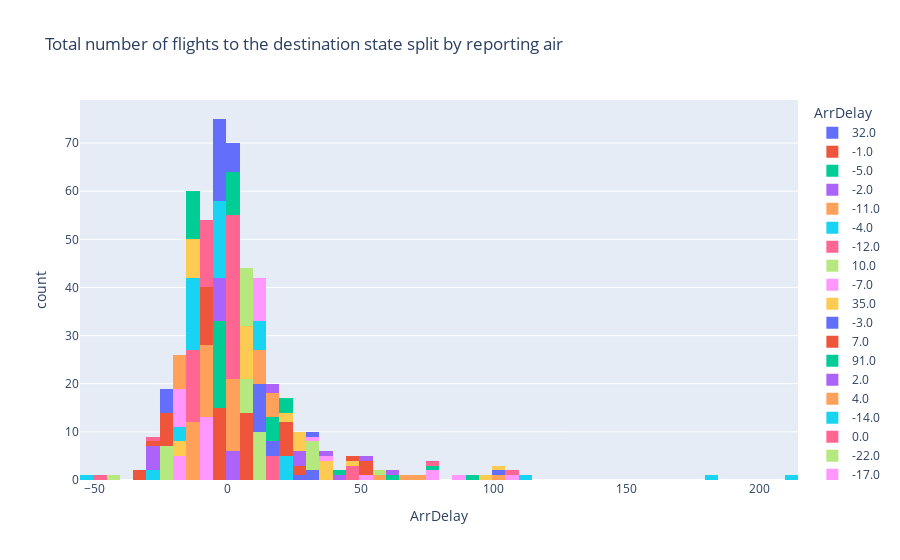

Here is the notebook cell this chart was saved with:
### Markdown cell above
*First we need to set missing values to zero in ArrDelay column.*

### Code cell
data['ArrDelay'] = data['ArrDelay'].fillna(0)

fig = px.histogram(data, x ='ArrDelay', 
                   title = 'Total number of flights to the destination state split by reporting air',
                   color = data['ArrDelay'])

fig.show()

### Figure 1 — Plotly figure (JSON) as saved in the notebook; plotly's stock layout.template omitted (floating-point values rounded to 4 significant figures)
{"data": [{"alignmentgroup": "True", "bingroup": "x", "hovertemplate": "ArrDelay=%{x}<br>count=%{y}<extra></extra>", "legendgroup": "32.0", "marker": {"color": "#636efa", "pattern": {"shape": ""}}, "name": "32.0", "offsetgroup": "32.0", "orientation": "v", "showlegend": true, "type": "histogram", "x": [32, 32], "xaxis": "x", "yaxis": "y"}, {"alignmentgroup": "True", "bingroup": "x", "hovertemplate": "ArrDelay=%{x}<br>count=%{y}<extra></extra>", "legendgroup": "-1.0", "marker": {"color": "#EF553B", "pattern": {"shape": ""}}, "name": "-1.0", "offsetgroup": "-1.0", "orientation": "v", "showlegend": true, "type": "histogram", "x": [-1, -1, -1, -1, -1, -1, -1, -1, -1, -1, -1, -1, -1, -1, -1], "xaxis": "x", "yaxis": "y"}, {"alignmentgroup": "True", "bingroup": "x", "hovertemplate": "ArrDelay=%{x}<br>count=%{y}<extra></extra>", "legendgroup": "-5.0", "marker": {"color": "#00cc96", "pattern": {"shape": ""}}, "name": "-5.0", "offsetgroup": "-5.0", "orientation": "v", "showlegend": true, "type": "histogram", "x": [-5, -5, -5, -5, -5, -5, -5, -5, -5, -5, -5, -5, -5, -5, -5, -5, -5, -5], "xaxis": "x", "yaxis": "y"}, {"alignmentgroup": "True", "bingroup": "x", "hovertemplate": "ArrDelay=%{x}<br>count=%{y}<extra></extra>", "legendgroup": "-2.0", "marker": {"color": "#ab63fa", "pattern": {"shape": ""}}, "name": "-2.0", "offsetgroup": "-2.0", "orientation": "v", "showlegend": true, "type": "histogram", "x": [-2, -2, -2, -2, -2, -2, -2, -2, -2], "xaxis": "x", "yaxis": "y"}, {"alignmentgroup": "True", "bingroup": "x", "hovertemplate": "ArrDelay=%{x}<br>count=%{y}<extra></extra>", "legendgroup": "-11.0", "marker": {"color": "#FFA15A", "pattern": {"shape": ""}}, "name": "-11.0", "offsetgroup": "-11.0", "orientation": "v", "showlegend": true, "type": "histogram", "x": [-11, -11, -11, -11, -11, -11, -11, -11, -11, -11, -11, -11], "xaxis": "x", "yaxis": "y"}, {"alignmentgroup": "True", "bingroup": "x", "hovertemplate": "ArrDelay=%{x}<br>count=%{y}<extra></extra>", "legendgroup": "-4.0", "marker": {"color": "#19d3f3", "pattern": {"shape": ""}}, "name": "-4.0", "offsetgroup": "-4.0", "orientation": "v", "showlegend": true, "type": "histogram", "x": [-4, -4, -4, -4, -4, -4, -4, -4, -4, -4, -4, -4, -4, -4, -4, -4], "xaxis": "x", "yaxis": "y"}, {"alignmentgroup": "True", "bingroup": "x", "hovertemplate": "ArrDelay=%{x}<br>count=%{y}<extra></extra>", "legendgroup": "-12.0", "marker": {"color": "#FF6692", "pattern": {"shape": ""}}, "name": "-12.0", "offsetgroup": "-12.0", "orientation": "v", "showlegend": true, "type": "histogram", "x": [-12, -12, -12, -12, -12, -12, -12, -12, -12, -12, -12, -12, -12, -12, -12], "xaxis": "x", "yaxis": "y"}, {"alignmentgroup": "True", "bingroup": "x", "hovertemplate": "ArrDelay=%{x}<br>count=%{y}<extra></extra>", "legendgroup": "10.0", "marker": {"color": "#B6E880", "pattern": {"shape": ""}}, "name": "10.0", "offsetgroup": "10.0", "orientation": "v", "showlegend": true, "type": "histogram", "x": [10, 10, 10, 10, 10, 10, 10, 10, 10, 10], "xaxis": "x", "yaxis": "y"}, {"alignmentgroup": "True", "bingroup": "x", "hovertemplate": "ArrDelay=%{x}<br>count=%{y}<extra></extra>", "legendgroup": "-7.0", "marker": {"color": "#FF97FF", "pattern": {"shape": ""}}, "name": "-7.0", "offsetgroup": "-7.0", "orientation": "v", "showlegend": true, "type": "histogram", "x": [-7, -7, -7, -7, -7, -7, -7, -7, -7, -7, -7, -7, -7], "xaxis": "x", "yaxis": "y"}, {"alignmentgroup": "True", "bingroup": "x", "hovertemplate": "ArrDelay=%{x}<br>count=%{y}<extra></extra>", "legendgroup": "35.0", "marker": {"color": "#FECB52", "pattern": {"shape": ""}}, "name": "35.0", "offsetgroup": "35.0", "orientation": "v", "showlegend": true, "type": "histogram", "x": [35, 35, 35, 35], "xaxis": "x", "yaxis": "y"}, {"alignmentgroup": "True", "bingroup": "x", "hovertemplate": "ArrDelay=%{x}<br>count=%{y}<extra></extra>", "legendgroup": "-3.0", "marker": {"color": "#636efa", "pattern": {"shape": ""}}, "name": "-3.0", "offsetgroup": "-3.0", "orientation": "v", "showlegend": true, "type": "histogram", "x": [-3, -3, -3, -3, -3, -3, -3, -3, -3, -3, -3, -3, -3, -3, -3, -3, -3], "xaxis": "x", "yaxis": "y"}, {"alignmentgroup": "True", "bingroup": "x", "hovertemplate": "ArrDelay=%{x}<br>count=%{y}<extra></extra>", "legendgroup": "7.0", "marker": {"color": "#EF553B", "pattern": {"shape": ""}}, "name": "7.0", "offsetgroup": "7.0", "orientation": "v", "showlegend": true, "type": "histogram", "x": [7, 7, 7, 7, 7, 7, 7, 7, 7, 7, 7, 7, 7, 7], "xaxis": "x", "yaxis": "y"}, {"alignmentgroup": "True", "bingroup": "x", "hovertemplate": "ArrDelay=%{x}<br>count=%{y}<extra></extra>", "legendgroup": "91.0", "marker": {"color": "#00cc96", "pattern": {"shape": ""}}, "name": "91.0", "offsetgroup": "91.0", "orientation": "v", "showlegend": true, "type": "histogram", "x": [91], "xaxis": "x", "yaxis": "y"}, {"alignmentgroup": "True", "bingroup": "x", "hovertemplate": "ArrDelay=%{x}<br>count=%{y}<extra></extra>", "legendgroup": "2.0", "marker": {"color": "#ab63fa", "pattern": {"shape": ""}}, "name": "2.0", "offsetgroup": "2.0", "orientation": "v", "showlegend": true, "type": "histogram", "x": [2, 2, 2, 2, 2, 2], "xaxis": "x", "yaxis": "y"}, {"alignmentgroup": "True", "bingroup": "x", "hovertemplate": "ArrDelay=%{x}<br>count=%{y}<extra></extra>", "legendgroup": "4.0", "marker": {"color": "#FFA15A", "pattern": {"shape": ""}}, "name": "4.0", "offsetgroup": "4.0", "orientation": "v", "showlegend": true, "type": "histogram", "x": [4, 4, 4, 4, 4, 4, 4, 4, 4, 4, 4, 4, 4, 4, 4], "xaxis": "x", "yaxis": "y"}, {"alignmentgroup": "True", "bingroup": "x", "hovertemplate": "ArrDelay=%{x}<br>count=%{y}<extra></extra>", "legendgroup": "-14.0", "marker": {"color": "#19d3f3", "pattern": {"shape": ""}}, "name": "-14.0", "offsetgroup": "-14.0", "orientation": "v", "showlegend": true, "type": "histogram", "x": [-14, -14, -14, -14, -14, -14, -14, -14, -14, -14, -14, -14, -14, -14, -14], "xaxis": "x", "yaxis": "y"}, {"alignmentgroup": "True", "bingroup": "x", "hovertemplate": "ArrDelay=%{x}<br>count=%{y}<extra></extra>", "legendgroup": "0.0", "marker": {"color": "#FF6692", "pattern": {"shape": ""}}, "name": "0.0", "offsetgroup": "0.0", "orientation": "v", "showlegend": true, "type": "histogram", "x": [0, 0, 0, 0, 0, 0, 0, 0, 0, 0, 0, 0, 0, 0, 0, 0, 0, 0, 0, 0, 0, 0, 0, 0, 0, 0, 0, 0, 0, 0, 0, 0, 0, 0], "xaxis": "x", "yaxis": "y"}, {"alignmentgroup": "True", "bingroup": "x", "hovertemplate": "ArrDelay=%{x}<br>count=%{y}<extra></extra>", "legendgroup": "-22.0", "marker": {"color": "#B6E880", "pattern": {"shape": ""}}, "name": "-22.0", "offsetgroup": "-22.0", "orientation": "v", "showlegend": true, "type": "histogram", "x": [-22, -22, -22, -22, -22], "xaxis": "x", "yaxis": "y"}, {"alignmentgroup": "True", "bingroup": "x", "hovertemplate": "ArrDelay=%{x}<br>count=%{y}<extra></extra>", "legendgroup": "-17.0", "marker": {"color": "#FF97FF", "pattern": {"shape": ""}}, "name": "-17.0", "offsetgroup": "-17.0", "orientation": "v", "showlegend": true, "type": "histogram", "x": [-17, -17, -17, -17, -17], "xaxis": "x", "yaxis": "y"}, {"alignmentgroup": "True", "bingroup": "x", "hovertemplate": "ArrDelay=%{x}<br>count=%{y}<extra></extra>", "legendgroup": "-15.0", "marker": {"color": "#FECB52", "pattern": {"shape": ""}}, "name": "-15.0", "offsetgroup": "-15.0", "orientation": "v", "showlegend": true, "type": "histogram", "x": [-15, -15, -15, -15, -15, -15, -15, -15], "xaxis": "x", "yaxis": "y"}, {"alignmentgroup": "True", "bingroup": "x", "hovertemplate": "ArrDelay=%{x}<br>count=%{y}<extra></extra>", "legendgroup": "25.0", "marker": {"color": "#636efa", "pattern": {"shape": ""}}, "name": "25.0", "offsetgroup": "25.0", "orientation": "v", "showlegend": true, "type": "histogram", "x": [25], "xaxis": "x", "yaxis": "y"}, {"alignmentgroup": "True", "bingroup": "x", "hovertemplate": "ArrDelay=%{x}<br>count=%{y}<extra></extra>", "legendgroup": "27.0", "marker": {"color": "#EF553B", "pattern": {"shape": ""}}, "name": "27.0", "offsetgroup": "27.0", "orientation": "v", "showlegend": true, "type": "histogram", "x": [27, 27], "xaxis": "x", "yaxis": "y"}, {"alignmentgroup": "True", "bingroup": "x", "hovertemplate": "ArrDelay=%{x}<br>count=%{y}<extra></extra>", "legendgroup": "3.0", "marker": {"color": "#00cc96", "pattern": {"shape": ""}}, "name": "3.0", "offsetgroup": "3.0", "orientation": "v", "showlegend": true, "type": "histogram", "x": [3, 3, 3, 3, 3, 3, 3, 3, 3], "xaxis": "x", "yaxis": "y"}, {"alignmentgroup": "True", "bingroup": "x", "hovertemplate": "ArrDelay=%{x}<br>count=%{y}<extra></extra>", "legendgroup": "26.0", "marker": {"color": "#ab63fa", "pattern": {"shape": ""}}, "name": "26.0", "offsetgroup": "26.0", "orientation": "v", "showlegend": true, "type": "histogram", "x": [26, 26, 26], "xaxis": "x", "yaxis": "y"}, {"alignmentgroup": "True", "bingroup": "x", "hovertemplate": "ArrDelay=%{x}<br>count=%{y}<extra></extra>", "legendgroup": "-9.0", "marker": {"color": "#FFA15A", "pattern": {"shape": ""}}, "name": "-9.0", "offsetgroup": "-9.0", "orientation": "v", "showlegend": true, "type": "histogram", "x": [-9, -9, -9, -9, -9, -9, -9, -9, -9, -9, -9, -9, -9, -9, -9], "xaxis": "x", "yaxis": "y"}, {"alignmentgroup": "True", "bingroup": "x", "hovertemplate": "ArrDelay=%{x}<br>count=%{y}<extra></extra>", "legendgroup": "-28.0", "marker": {"color": "#19d3f3", "pattern": {"shape": ""}}, "name": "-28.0", "offsetgroup": "-28.0", "orientation": "v", "showlegend": true, "type": "histogram", "x": [-28, -28], "xaxis": "x", "yaxis": "y"}, {"alignmentgroup": "True", "bingroup": "x", "hovertemplate": "ArrDelay=%{x}<br>count=%{y}<extra></extra>", "legendgroup": "18.0", "marker": {"color": "#FF6692", "pattern": {"shape": ""}}, "name": "18.0", "offsetgroup": "18.0", "orientation": "v", "showlegend": true, "type": "histogram", "x": [18, 18, 18, 18, 18], "xaxis": "x", "yaxis": "y"}, {"alignmentgroup": "True", "bingroup": "x", "hovertemplate": "ArrDelay=%{x}<br>count=%{y}<extra></extra>", "legendgroup": "6.0", "marker": {"color": "#B6E880", "pattern": {"shape": ""}}, "name": "6.0", "offsetgroup": "6.0", "orientation": "v", "showlegend": true, "type": "histogram", "x": [6, 6, 6, 6, 6, 6, 6], "xaxis": "x", "yaxis": "y"}, {"alignmentgroup": "True", "bingroup": "x", "hovertemplate": "ArrDelay=%{x}<br>count=%{y}<extra></extra>", "legendgroup": "76.0", "marker": {"color": "#FF97FF", "pattern": {"shape": ""}}, "name": "76.0", "offsetgroup": "76.0", "orientation": "v", "showlegend": true, "type": "histogram", "x": [76, 76], "xaxis": "x", "yaxis": "y"}, {"alignmentgroup": "True", "bingroup": "x", "hovertemplate": "ArrDelay=%{x}<br>count=%{y}<extra></extra>", "legendgroup": "28.0", "marker": {"color": "#FECB52", "pattern": {"shape": ""}}, "name": "28.0", "offsetgroup": "28.0", "orientation": "v", "showlegend": true, "type": "histogram", "x": [28, 28, 28, 28], "xaxis": "x", "yaxis": "y"}, {"alignmentgroup": "True", "bingroup": "x", "hovertemplate": "ArrDelay=%{x}<br>count=%{y}<extra></extra>", "legendgroup": "12.0", "marker": {"color": "#636efa", "pattern": {"shape": ""}}, "name": "12.0", "offsetgroup": "12.0", "orientation": "v", "showlegend": true, "type": "histogram", "x": [12, 12, 12, 12, 12, 12, 12, 12, 12, 12], "xaxis": "x", "yaxis": "y"}, {"alignmentgroup": "True", "bingroup": "x", "hovertemplate": "ArrDelay=%{x}<br>count=%{y}<extra></extra>", "legendgroup": "-10.0", "marker": {"color": "#EF553B", "pattern": {"shape": ""}}, "name": "-10.0", "offsetgroup": "-10.0", "orientation": "v", "showlegend": true, "type": "histogram", "x": [-10, -10, -10, -10, -10, -10, -10, -10, -10, -10, -10, -10], "xaxis": "x", "yaxis": "y"}, {"alignmentgroup": "True", "bingroup": "x", "hovertemplate": "ArrDelay=%{x}<br>count=%{y}<extra></extra>", "legendgroup": "-13.0", "marker": {"color": "#00cc96", "pattern": {"shape": ""}}, "name": "-13.0", "offsetgroup": "-13.0", "orientation": "v", "showlegend": true, "type": "histogram", "x": [-13, -13, -13, -13, -13, -13, -13, -13, -13, -13], "xaxis": "x", "yaxis": "y"}, {"alignmentgroup": "True", "bingroup": "x", "hovertemplate": "ArrDelay=%{x}<br>count=%{y}<extra></extra>", "legendgroup": "-29.0", "marker": {"color": "#ab63fa", "pattern": {"shape": ""}}, "name": "-29.0", "offsetgroup": "-29.0", "orientation": "v", "showlegend": true, "type": "histogram", "x": [-29, -29], "xaxis": "x", "yaxis": "y"}, {"alignmentgroup": "True", "bingroup": "x", "hovertemplate": "ArrDelay=%{x}<br>count=%{y}<extra></extra>", "legendgroup": "14.0", "marker": {"color": "#FFA15A", "pattern": {"shape": ""}}, "name": "14.0", "offsetgroup": "14.0", "orientation": "v", "showlegend": true, "type": "histogram", "x": [14, 14, 14, 14, 14, 14, 14], "xaxis": "x", "yaxis": "y"}, {"alignmentgroup": "True", "bingroup": "x", "hovertemplate": "ArrDelay=%{x}<br>count=%{y}<extra></extra>", "legendgroup": "13.0", "marker": {"color": "#19d3f3", "pattern": {"shape": ""}}, "name": "13.0", "offsetgroup": "13.0", "orientation": "v", "showlegend": true, "type": "histogram", "x": [13, 13, 13, 13, 13, 13], "xaxis": "x", "yaxis": "y"}, {"alignmentgroup": "True", "bingroup": "x", "hovertemplate": "ArrDelay=%{x}<br>count=%{y}<extra></extra>", "legendgroup": "-8.0", "marker": {"color": "#FF6692", "pattern": {"shape": ""}}, "name": "-8.0", "offsetgroup": "-8.0", "orientation": "v", "showlegend": true, "type": "histogram", "x": [-8, -8, -8, -8, -8, -8, -8, -8, -8, -8], "xaxis": "x", "yaxis": "y"}, {"alignmentgroup": "True", "bingroup": "x", "hovertemplate": "ArrDelay=%{x}<br>count=%{y}<extra></extra>", "legendgroup": "-24.0", "marker": {"color": "#B6E880", "pattern": {"shape": ""}}, "name": "-24.0", "offsetgroup": "-24.0", "orientation": "v", "showlegend": true, "type": "histogram", "x": [-24, -24], "xaxis": "x", "yaxis": "y"}, {"alignmentgroup": "True", "bingroup": "x", "hovertemplate": "ArrDelay=%{x}<br>count=%{y}<extra></extra>", "legendgroup": "11.0", "marker": {"color": "#FF97FF", "pattern": {"shape": ""}}, "name": "11.0", "offsetgroup": "11.0", "orientation": "v", "showlegend": true, "type": "histogram", "x": [11, 11, 11, 11, 11, 11, 11, 11, 11], "xaxis": "x", "yaxis": "y"}, {"alignmentgroup": "True", "bingroup": "x", "hovertemplate": "ArrDelay=%{x}<br>count=%{y}<extra></extra>", "legendgroup": "-18.0", "marker": {"color": "#FECB52", "pattern": {"shape": ""}}, "name": "-18.0", "offsetgroup": "-18.0", "orientation": "v", "showlegend": true, "type": "histogram", "x": [-18, -18, -18], "xaxis": "x", "yaxis": "y"}, {"alignmentgroup": "True", "bingroup": "x", "hovertemplate": "ArrDelay=%{x}<br>count=%{y}<extra></extra>", "legendgroup": "16.0", "marker": {"color": "#636efa", "pattern": {"shape": ""}}, "name": "16.0", "offsetgroup": "16.0", "orientation": "v", "showlegend": true, "type": "histogram", "x": [16, 16, 16], "xaxis": "x", "yaxis": "y"}, {"alignmentgroup": "True", "bingroup": "x", "hovertemplate": "ArrDelay=%{x}<br>count=%{y}<extra></extra>", "legendgroup": "-23.0", "marker": {"color": "#EF553B", "pattern": {"shape": ""}}, "name": "-23.0", "offsetgroup": "-23.0", "orientation": "v", "showlegend": true, "type": "histogram", "x": [-23, -23, -23, -23, -23, -23, -23], "xaxis": "x", "yaxis": "y"}, {"alignmentgroup": "True", "bingroup": "x", "hovertemplate": "ArrDelay=%{x}<br>count=%{y}<extra></extra>", "legendgroup": "19.0", "marker": {"color": "#00cc96", "pattern": {"shape": ""}}, "name": "19.0", "offsetgroup": "19.0", "orientation": "v", "showlegend": true, "type": "histogram", "x": [19, 19, 19, 19, 19], "xaxis": "x", "yaxis": "y"}, {"alignmentgroup": "True", "bingroup": "x", "hovertemplate": "ArrDelay=%{x}<br>count=%{y}<extra></extra>", "legendgroup": "41.0", "marker": {"color": "#ab63fa", "pattern": {"shape": ""}}, "name": "41.0", "offsetgroup": "41.0", "orientation": "v", "showlegend": true, "type": "histogram", "x": [41], "xaxis": "x", "yaxis": "y"}, {"alignmentgroup": "True", "bingroup": "x", "hovertemplate": "ArrDelay=%{x}<br>count=%{y}<extra></extra>", "legendgroup": "102.0", "marker": {"color": "#FFA15A", "pattern": {"shape": ""}}, "name": "102.0", "offsetgroup": "102.0", "orientation": "v", "showlegend": true, "type": "histogram", "x": [102], "xaxis": "x", "yaxis": "y"}, {"alignmentgroup": "True", "bingroup": "x", "hovertemplate": "ArrDelay=%{x}<br>count=%{y}<extra></extra>", "legendgroup": "21.0", "marker": {"color": "#19d3f3", "pattern": {"shape": ""}}, "name": "21.0", "offsetgroup": "21.0", "orientation": "v", "showlegend": true, "type": "histogram", "x": [21, 21, 21, 21, 21], "xaxis": "x", "yaxis": "y"}, {"alignmentgroup": "True", "bingroup": "x", "hovertemplate": "ArrDelay=%{x}<br>count=%{y}<extra></extra>", "legendgroup": "48.0", "marker": {"color": "#FF6692", "pattern": {"shape": ""}}, "name": "48.0", "offsetgroup": "48.0", "orientation": "v", "showlegend": true, "type": "histogram", "x": [48, 48, 48], "xaxis": "x", "yaxis": "y"}, {"alignmentgroup": "True", "bingroup": "x", "hovertemplate": "ArrDelay=%{x}<br>count=%{y}<extra></extra>", "legendgroup": "31.0", "marker": {"color": "#B6E880", "pattern": {"shape": ""}}, "name": "31.0", "offsetgroup": "31.0", "orientation": "v", "showlegend": true, "type": "histogram", "x": [31, 31, 31, 31], "xaxis": "x", "yaxis": "y"}, {"alignmentgroup": "True", "bingroup": "x", "hovertemplate": "ArrDelay=%{x}<br>count=%{y}<extra></extra>", "legendgroup": "50.0", "marker": {"color": "#FF97FF", "pattern": {"shape": ""}}, "name": "50.0", "offsetgroup": "50.0", "orientation": "v", "showlegend": true, "type": "histogram", "x": [50], "xaxis": "x", "yaxis": "y"}, {"alignmentgroup": "True", "bingroup": "x", "hovertemplate": "ArrDelay=%{x}<br>count=%{y}<extra></extra>", "legendgroup": "5.0", "marker": {"color": "#FECB52", "pattern": {"shape": ""}}, "name": "5.0", "offsetgroup": "5.0", "orientation": "v", "showlegend": true, "type": "histogram", "x": [5, 5, 5, 5, 5, 5, 5, 5, 5, 5, 5], "xaxis": "x", "yaxis": "y"}, {"alignmentgroup": "True", "bingroup": "x", "hovertemplate": "ArrDelay=%{x}<br>count=%{y}<extra></extra>", "legendgroup": "100.0", "marker": {"color": "#636efa", "pattern": {"shape": ""}}, "name": "100.0", "offsetgroup": "100.0", "orientation": "v", "showlegend": true, "type": "histogram", "x": [100], "xaxis": "x", "yaxis": "y"}, {"alignmentgroup": "True", "bingroup": "x", "hovertemplate": "ArrDelay=%{x}<br>count=%{y}<extra></extra>", "legendgroup": "20.0", "marker": {"color": "#EF553B", "pattern": {"shape": ""}}, "name": "20.0", "offsetgroup": "20.0", "orientation": "v", "showlegend": true, "type": "histogram", "x": [20, 20, 20, 20, 20, 20, 20], "xaxis": "x", "yaxis": "y"}, {"alignmentgroup": "True", "bingroup": "x", "hovertemplate": "ArrDelay=%{x}<br>count=%{y}<extra></extra>", "legendgroup": "75.0", "marker": {"color": "#00cc96", "pattern": {"shape": ""}}, "name": "75.0", "offsetgroup": "75.0", "orientation": "v", "showlegend": true, "type": "histogram", "x": [75], "xaxis": "x", "yaxis": "y"}, {"alignmentgroup": "True", "bingroup": "x", "hovertemplate": "ArrDelay=%{x}<br>count=%{y}<extra></extra>", "legendgroup": "-26.0", "marker": {"color": "#ab63fa", "pattern": {"shape": ""}}, "name": "-26.0", "offsetgroup": "-26.0", "orientation": "v", "showlegend": true, "type": "histogram", "x": [-26, -26, -26], "xaxis": "x", "yaxis": "y"}, {"alignmentgroup": "True", "bingroup": "x", "hovertemplate": "ArrDelay=%{x}<br>count=%{y}<extra></extra>", "legendgroup": "15.0", "marker": {"color": "#FFA15A", "pattern": {"shape": ""}}, "name": "15.0", "offsetgroup": "15.0", "orientation": "v", "showlegend": true, "type": "histogram", "x": [15, 15, 15, 15, 15], "xaxis": "x", "yaxis": "y"}, {"alignmentgroup": "True", "bingroup": "x", "hovertemplate": "ArrDelay=%{x}<br>count=%{y}<extra></extra>", "legendgroup": "-20.0", "marker": {"color": "#19d3f3", "pattern": {"shape": ""}}, "name": "-20.0", "offsetgroup": "-20.0", "orientation": "v", "showlegend": true, "type": "histogram", "x": [-20, -20, -20], "xaxis": "x", "yaxis": "y"}, {"alignmentgroup": "True", "bingroup": "x", "hovertemplate": "ArrDelay=%{x}<br>count=%{y}<extra></extra>", "legendgroup": "78.0", "marker": {"color": "#FF6692", "pattern": {"shape": ""}}, "name": "78.0", "offsetgroup": "78.0", "orientation": "v", "showlegend": true, "type": "histogram", "x": [78], "xaxis": "x", "yaxis": "y"}, {"alignmentgroup": "True", "bingroup": "x", "hovertemplate": "ArrDelay=%{x}<br>count=%{y}<extra></extra>", "legendgroup": "8.0", "marker": {"color": "#B6E880", "pattern": {"shape": ""}}, "name": "8.0", "offsetgroup": "8.0", "orientation": "v", "showlegend": true, "type": "histogram", "x": [8, 8, 8, 8, 8, 8, 8], "xaxis": "x", "yaxis": "y"}, {"alignmentgroup": "True", "bingroup": "x", "hovertemplate": "ArrDelay=%{x}<br>count=%{y}<extra></extra>", "legendgroup": "-16.0", "marker": {"color": "#FF97FF", "pattern": {"shape": ""}}, "name": "-16.0", "offsetgroup": "-16.0", "orientation": "v", "showlegend": true, "type": "histogram", "x": [-16, -16, -16, -16, -16, -16, -16, -16], "xaxis": "x", "yaxis": "y"}, {"alignmentgroup": "True", "bingroup": "x", "hovertemplate": "ArrDelay=%{x}<br>count=%{y}<extra></extra>", "legendgroup": "103.0", "marker": {"color": "#FECB52", "pattern": {"shape": ""}}, "name": "103.0", "offsetgroup": "103.0", "orientation": "v", "showlegend": true, "type": "histogram", "x": [103], "xaxis": "x", "yaxis": "y"}, {"alignmentgroup": "True", "bingroup": "x", "hovertemplate": "ArrDelay=%{x}<br>count=%{y}<extra></extra>", "legendgroup": "1.0", "marker": {"color": "#636efa", "pattern": {"shape": ""}}, "name": "1.0", "offsetgroup": "1.0", "orientation": "v", "showlegend": true, "type": "histogram", "x": [1, 1, 1, 1, 1, 1], "xaxis": "x", "yaxis": "y"}, {"alignmentgroup": "True", "bingroup": "x", "hovertemplate": "ArrDelay=%{x}<br>count=%{y}<extra></extra>", "legendgroup": "51.0", "marker": {"color": "#EF553B", "pattern": {"shape": ""}}, "name": "51.0", "offsetgroup": "51.0", "orientation": "v", "showlegend": true, "type": "histogram", "x": [51, 51, 51], "xaxis": "x", "yaxis": "y"}, {"alignmentgroup": "True", "bingroup": "x", "hovertemplate": "ArrDelay=%{x}<br>count=%{y}<extra></extra>", "legendgroup": "40.0", "marker": {"color": "#00cc96", "pattern": {"shape": ""}}, "name": "40.0", "offsetgroup": "40.0", "orientation": "v", "showlegend": true, "type": "histogram", "x": [40], "xaxis": "x", "yaxis": "y"}, {"alignmentgroup": "True", "bingroup": "x", "hovertemplate": "ArrDelay=%{x}<br>count=%{y}<extra></extra>", "legendgroup": "17.0", "marker": {"color": "#ab63fa", "pattern": {"shape": ""}}, "name": "17.0", "offsetgroup": "17.0", "orientation": "v", "showlegend": true, "type": "histogram", "x": [17, 17], "xaxis": "x", "yaxis": "y"}, {"alignmentgroup": "True", "bingroup": "x", "hovertemplate": "ArrDelay=%{x}<br>count=%{y}<extra></extra>", "legendgroup": "-19.0", "marker": {"color": "#FFA15A", "pattern": {"shape": ""}}, "name": "-19.0", "offsetgroup": "-19.0", "orientation": "v", "showlegend": true, "type": "histogram", "x": [-19, -19, -19, -19, -19, -19, -19], "xaxis": "x", "yaxis": "y"}, {"alignmentgroup": "True", "bingroup": "x", "hovertemplate": "ArrDelay=%{x}<br>count=%{y}<extra></extra>", "legendgroup": "184.0", "marker": {"color": "#19d3f3", "pattern": {"shape": ""}}, "name": "184.0", "offsetgroup": "184.0", "orientation": "v", "showlegend": true, "type": "histogram", "x": [184], "xaxis": "x", "yaxis": "y"}, {"alignmentgroup": "True", "bingroup": "x", "hovertemplate": "ArrDelay=%{x}<br>count=%{y}<extra></extra>", "legendgroup": "-6.0", "marker": {"color": "#FF6692", "pattern": {"shape": ""}}, "name": "-6.0", "offsetgroup": "-6.0", "orientation": "v", "showlegend": true, "type": "histogram", "x": [-6, -6, -6, -6], "xaxis": "x", "yaxis": "y"}, {"alignmentgroup": "True", "bingroup": "x", "hovertemplate": "ArrDelay=%{x}<br>count=%{y}<extra></extra>", "legendgroup": "9.0", "marker": {"color": "#B6E880", "pattern": {"shape": ""}}, "name": "9.0", "offsetgroup": "9.0", "orientation": "v", "showlegend": true, "type": "histogram", "x": [9, 9, 9, 9, 9], "xaxis": "x", "yaxis": "y"}, {"alignmentgroup": "True", "bingroup": "x", "hovertemplate": "ArrDelay=%{x}<br>count=%{y}<extra></extra>", "legendgroup": "38.0", "marker": {"color": "#FF97FF", "pattern": {"shape": ""}}, "name": "38.0", "offsetgroup": "38.0", "orientation": "v", "showlegend": true, "type": "histogram", "x": [38], "xaxis": "x", "yaxis": "y"}, {"alignmentgroup": "True", "bingroup": "x", "hovertemplate": "ArrDelay=%{x}<br>count=%{y}<extra></extra>", "legendgroup": "45.0", "marker": {"color": "#FECB52", "pattern": {"shape": ""}}, "name": "45.0", "offsetgroup": "45.0", "orientation": "v", "showlegend": true, "type": "histogram", "x": [45], "xaxis": "x", "yaxis": "y"}, {"alignmentgroup": "True", "bingroup": "x", "hovertemplate": "ArrDelay=%{x}<br>count=%{y}<extra></extra>", "legendgroup": "-21.0", "marker": {"color": "#636efa", "pattern": {"shape": ""}}, "name": "-21.0", "offsetgroup": "-21.0", "orientation": "v", "showlegend": true, "type": "histogram", "x": [-21, -21, -21, -21], "xaxis": "x", "yaxis": "y"}, {"alignmentgroup": "True", "bingroup": "x", "hovertemplate": "ArrDelay=%{x}<br>count=%{y}<extra></extra>", "legendgroup": "-30.0", "marker": {"color": "#EF553B", "pattern": {"shape": ""}}, "name": "-30.0", "offsetgroup": "-30.0", "orientation": "v", "showlegend": true, "type": "histogram", "x": [-30], "xaxis": "x", "yaxis": "y"}, {"alignmentgroup": "True", "bingroup": "x", "hovertemplate": "ArrDelay=%{x}<br>count=%{y}<extra></extra>", "legendgroup": "60.0", "marker": {"color": "#00cc96", "pattern": {"shape": ""}}, "name": "60.0", "offsetgroup": "60.0", "orientation": "v", "showlegend": true, "type": "histogram", "x": [60], "xaxis": "x", "yaxis": "y"}, {"alignmentgroup": "True", "bingroup": "x", "hovertemplate": "ArrDelay=%{x}<br>count=%{y}<extra></extra>", "legendgroup": "37.0", "marker": {"color": "#ab63fa", "pattern": {"shape": ""}}, "name": "37.0", "offsetgroup": "37.0", "orientation": "v", "showlegend": true, "type": "histogram", "x": [37], "xaxis": "x", "yaxis": "y"}, {"alignmentgroup": "True", "bingroup": "x", "hovertemplate": "ArrDelay=%{x}<br>count=%{y}<extra></extra>", "legendgroup": "70.0", "marker": {"color": "#FFA15A", "pattern": {"shape": ""}}, "name": "70.0", "offsetgroup": "70.0", "orientation": "v", "showlegend": true, "type": "histogram", "x": [70], "xaxis": "x", "yaxis": "y"}, {"alignmentgroup": "True", "bingroup": "x", "hovertemplate": "ArrDelay=%{x}<br>count=%{y}<extra></extra>", "legendgroup": "-54.0", "marker": {"color": "#19d3f3", "pattern": {"shape": ""}}, "name": "-54.0", "offsetgroup": "-54.0", "orientation": "v", "showlegend": true, "type": "histogram", "x": [-54], "xaxis": "x", "yaxis": "y"}, {"alignmentgroup": "True", "bingroup": "x", "hovertemplate": "ArrDelay=%{x}<br>count=%{y}<extra></extra>", "legendgroup": "-27.0", "marker": {"color": "#FF6692", "pattern": {"shape": ""}}, "name": "-27.0", "offsetgroup": "-27.0", "orientation": "v", "showlegend": true, "type": "histogram", "x": [-27], "xaxis": "x", "yaxis": "y"}, {"alignmentgroup": "True", "bingroup": "x", "hovertemplate": "ArrDelay=%{x}<br>count=%{y}<extra></extra>", "legendgroup": "33.0", "marker": {"color": "#B6E880", "pattern": {"shape": ""}}, "name": "33.0", "offsetgroup": "33.0", "orientation": "v", "showlegend": true, "type": "histogram", "x": [33, 33], "xaxis": "x", "yaxis": "y"}, {"alignmentgroup": "True", "bingroup": "x", "hovertemplate": "ArrDelay=%{x}<br>count=%{y}<extra></extra>", "legendgroup": "108.0", "marker": {"color": "#FF97FF", "pattern": {"shape": ""}}, "name": "108.0", "offsetgroup": "108.0", "orientation": "v", "showlegend": true, "type": "histogram", "x": [108], "xaxis": "x", "yaxis": "y"}, {"alignmentgroup": "True", "bingroup": "x", "hovertemplate": "ArrDelay=%{x}<br>count=%{y}<extra></extra>", "legendgroup": "22.0", "marker": {"color": "#FECB52", "pattern": {"shape": ""}}, "name": "22.0", "offsetgroup": "22.0", "orientation": "v", "showlegend": true, "type": "histogram", "x": [22, 22], "xaxis": "x", "yaxis": "y"}, {"alignmentgroup": "True", "bingroup": "x", "hovertemplate": "ArrDelay=%{x}<br>count=%{y}<extra></extra>", "legendgroup": "-25.0", "marker": {"color": "#636efa", "pattern": {"shape": ""}}, "name": "-25.0", "offsetgroup": "-25.0", "orientation": "v", "showlegend": true, "type": "histogram", "x": [-25], "xaxis": "x", "yaxis": "y"}, {"alignmentgroup": "True", "bingroup": "x", "hovertemplate": "ArrDelay=%{x}<br>count=%{y}<extra></extra>", "legendgroup": "-34.0", "marker": {"color": "#EF553B", "pattern": {"shape": ""}}, "name": "-34.0", "offsetgroup": "-34.0", "orientation": "v", "showlegend": true, "type": "histogram", "x": [-34, -34], "xaxis": "x", "yaxis": "y"}, {"alignmentgroup": "True", "bingroup": "x", "hovertemplate": "ArrDelay=%{x}<br>count=%{y}<extra></extra>", "legendgroup": "24.0", "marker": {"color": "#00cc96", "pattern": {"shape": ""}}, "name": "24.0", "offsetgroup": "24.0", "orientation": "v", "showlegend": true, "type": "histogram", "x": [24, 24], "xaxis": "x", "yaxis": "y"}, {"alignmentgroup": "True", "bingroup": "x", "hovertemplate": "ArrDelay=%{x}<br>count=%{y}<extra></extra>", "legendgroup": "52.0", "marker": {"color": "#ab63fa", "pattern": {"shape": ""}}, "name": "52.0", "offsetgroup": "52.0", "orientation": "v", "showlegend": true, "type": "histogram", "x": [52], "xaxis": "x", "yaxis": "y"}, {"alignmentgroup": "True", "bingroup": "x", "hovertemplate": "ArrDelay=%{x}<br>count=%{y}<extra></extra>", "legendgroup": "66.0", "marker": {"color": "#FFA15A", "pattern": {"shape": ""}}, "name": "66.0", "offsetgroup": "66.0", "orientation": "v", "showlegend": true, "type": "histogram", "x": [66], "xaxis": "x", "yaxis": "y"}, {"alignmentgroup": "True", "bingroup": "x", "hovertemplate": "ArrDelay=%{x}<br>count=%{y}<extra></extra>", "legendgroup": "111.0", "marker": {"color": "#19d3f3", "pattern": {"shape": ""}}, "name": "111.0", "offsetgroup": "111.0", "orientation": "v", "showlegend": true, "type": "histogram", "x": [111], "xaxis": "x", "yaxis": "y"}, {"alignmentgroup": "True", "bingroup": "x", "hovertemplate": "ArrDelay=%{x}<br>count=%{y}<extra></extra>", "legendgroup": "106.0", "marker": {"color": "#FF6692", "pattern": {"shape": ""}}, "name": "106.0", "offsetgroup": "106.0", "orientation": "v", "showlegend": true, "type": "histogram", "x": [106], "xaxis": "x", "yaxis": "y"}, {"alignmentgroup": "True", "bingroup": "x", "hovertemplate": "ArrDelay=%{x}<br>count=%{y}<extra></extra>", "legendgroup": "-45.0", "marker": {"color": "#B6E880", "pattern": {"shape": ""}}, "name": "-45.0", "offsetgroup": "-45.0", "orientation": "v", "showlegend": true, "type": "histogram", "x": [-45], "xaxis": "x", "yaxis": "y"}, {"alignmentgroup": "True", "bingroup": "x", "hovertemplate": "ArrDelay=%{x}<br>count=%{y}<extra></extra>", "legendgroup": "34.0", "marker": {"color": "#FF97FF", "pattern": {"shape": ""}}, "name": "34.0", "offsetgroup": "34.0", "orientation": "v", "showlegend": true, "type": "histogram", "x": [34], "xaxis": "x", "yaxis": "y"}, {"alignmentgroup": "True", "bingroup": "x", "hovertemplate": "ArrDelay=%{x}<br>count=%{y}<extra></extra>", "legendgroup": "95.0", "marker": {"color": "#FECB52", "pattern": {"shape": ""}}, "name": "95.0", "offsetgroup": "95.0", "orientation": "v", "showlegend": true, "type": "histogram", "x": [95], "xaxis": "x", "yaxis": "y"}, {"alignmentgroup": "True", "bingroup": "x", "hovertemplate": "ArrDelay=%{x}<br>count=%{y}<extra></extra>", "legendgroup": "30.0", "marker": {"color": "#636efa", "pattern": {"shape": ""}}, "name": "30.0", "offsetgroup": "30.0", "orientation": "v", "showlegend": true, "type": "histogram", "x": [30], "xaxis": "x", "yaxis": "y"}, {"alignmentgroup": "True", "bingroup": "x", "hovertemplate": "ArrDelay=%{x}<br>count=%{y}<extra></extra>", "legendgroup": "47.0", "marker": {"color": "#EF553B", "pattern": {"shape": ""}}, "name": "47.0", "offsetgroup": "47.0", "orientation": "v", "showlegend": true, "type": "histogram", "x": [47], "xaxis": "x", "yaxis": "y"}, {"alignmentgroup": "True", "bingroup": "x", "hovertemplate": "ArrDelay=%{x}<br>count=%{y}<extra></extra>", "legendgroup": "23.0", "marker": {"color": "#00cc96", "pattern": {"shape": ""}}, "name": "23.0", "offsetgroup": "23.0", "orientation": "v", "showlegend": true, "type": "histogram", "x": [23], "xaxis": "x", "yaxis": "y"}, {"alignmentgroup": "True", "bingroup": "x", "hovertemplate": "ArrDelay=%{x}<br>count=%{y}<extra></extra>", "legendgroup": "62.0", "marker": {"color": "#ab63fa", "pattern": {"shape": ""}}, "name": "62.0", "offsetgroup": "62.0", "orientation": "v", "showlegend": true, "type": "histogram", "x": [62], "xaxis": "x", "yaxis": "y"}, {"alignmentgroup": "True", "bingroup": "x", "hovertemplate": "ArrDelay=%{x}<br>count=%{y}<extra></extra>", "legendgroup": "59.0", "marker": {"color": "#FFA15A", "pattern": {"shape": ""}}, "name": "59.0", "offsetgroup": "59.0", "orientation": "v", "showlegend": true, "type": "histogram", "x": [59], "xaxis": "x", "yaxis": "y"}, {"alignmentgroup": "True", "bingroup": "x", "hovertemplate": "ArrDelay=%{x}<br>count=%{y}<extra></extra>", "legendgroup": "210.0", "marker": {"color": "#19d3f3", "pattern": {"shape": ""}}, "name": "210.0", "offsetgroup": "210.0", "orientation": "v", "showlegend": true, "type": "histogram", "x": [210], "xaxis": "x", "yaxis": "y"}, {"alignmentgroup": "True", "bingroup": "x", "hovertemplate": "ArrDelay=%{x}<br>count=%{y}<extra></extra>", "legendgroup": "-50.0", "marker": {"color": "#FF6692", "pattern": {"shape": ""}}, "name": "-50.0", "offsetgroup": "-50.0", "orientation": "v", "showlegend": true, "type": "histogram", "x": [-50], "xaxis": "x", "yaxis": "y"}, {"alignmentgroup": "True", "bingroup": "x", "hovertemplate": "ArrDelay=%{x}<br>count=%{y}<extra></extra>", "legendgroup": "57.0", "marker": {"color": "#B6E880", "pattern": {"shape": ""}}, "name": "57.0", "offsetgroup": "57.0", "orientation": "v", "showlegend": true, "type": "histogram", "x": [57], "xaxis": "x", "yaxis": "y"}, {"alignmentgroup": "True", "bingroup": "x", "hovertemplate": "ArrDelay=%{x}<br>count=%{y}<extra></extra>", "legendgroup": "88.0", "marker": {"color": "#FF97FF", "pattern": {"shape": ""}}, "name": "88.0", "offsetgroup": "88.0", "orientation": "v", "showlegend": true, "type": "histogram", "x": [88], "xaxis": "x", "yaxis": "y"}], "layout": {"barmode": "relative", "legend": {"title": {"text": "ArrDelay"}, "tracegroupgap": 0}, "title": {"text": "Total number of flights to the destination state split by reporting air"}, "xaxis": {"anchor": "y", "categoryarray": [32, -1, -5, -2, -11, -4, -12, 10, -7, 35, -3, 7, 91, 2, 4, -14, 0, -22, -17, -15, 25, 27, 3, 26, -9, -28, 18, 6, 76, 28, 12, -10, -13, -29, 14, 13, -8, -24, 11, -18, 16, -23, 19, 41, 102, 21, 48, 31, 50, 5, 100, 20, 75, -26, 15, -20, 78, 8, -16, 103, 1, 51, 40, 17, -19, 184, -6, 9, 38, 45, -21, -30, 60, 37, 70, -54, -27, 33, 108, 22, -25, -34, 24, 52, 66, 111, 106, -45, 34, 95, 30, 47, 23, 62, 59, 210, -50, 57, 88], "categoryorder": "array", "domain": [0, 1], "title": {"text": "ArrDelay"}}, "yaxis": {"anchor": "x", "domain": [0, 1], "title": {"text": "count"}}}}
